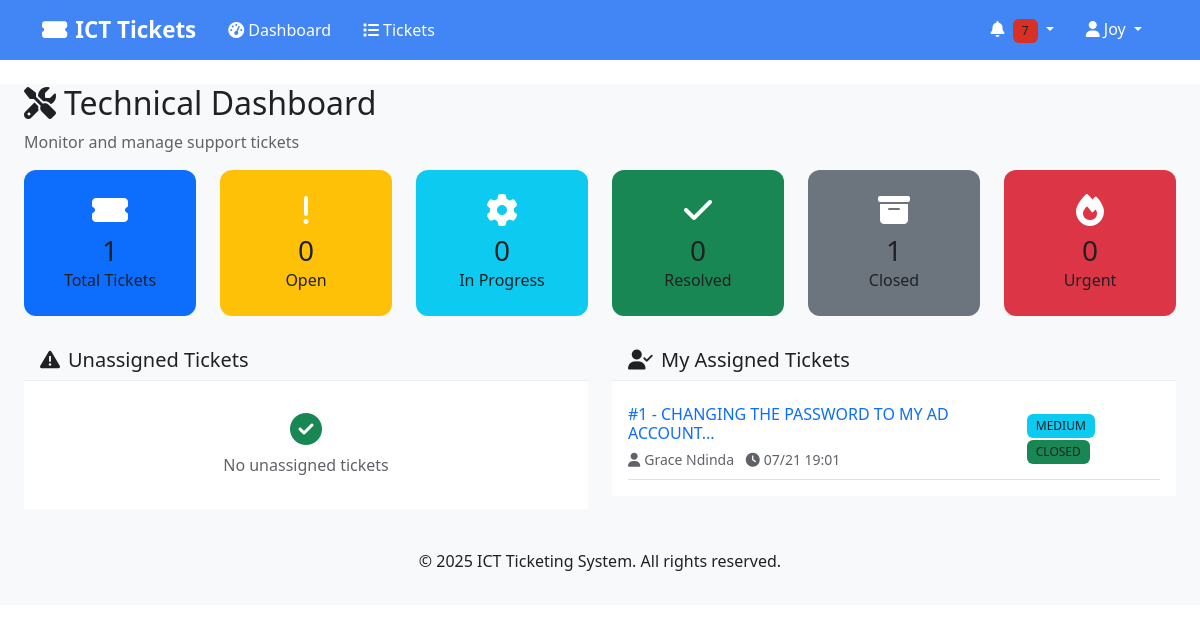
/dashboard (signed in), run on the app's committed database.
### models.py (models this page shows, shortened)
class User(UserMixin, db.Model):
    __tablename__ = 'users'
    id = db.Column(db.Integer, primary_key=True)
    username = db.Column(db.String(80), unique=True, nullable=False)
    email = db.Column(db.String(120), unique=True, nullable=False)
    phone = db.Column(db.String(20), nullable=True)
    password_hash = db.Column(db.String(256), nullable=False)
    first_name = db.Column(db.String(50), nullable=False)
    last_name = db.Column(db.String(50), nullable=False)
    role = db.Column(db.String(20), nullable=False)  # 'user', 'tech', 'admin'
    department_id = db.Column(db.Integer, db.ForeignKey('departments.id'), nullable=True)
    is_active = db.Column(db.Boolean, default=True)
    created_at = db.Column(db.DateTime, default=datetime.utcnow)
    updated_at = db.Column(db.DateTime, default=datetime.utcnow, onupdate=datetime.utcnow)
    department = db.relationship('Department', backref='users')
    created_tickets = db.relationship('Ticket', foreign_keys='Ticket.created_by_id', backref='creator')
    assigned_tickets = db.relationship('Ticket', foreign_keys='Ticket.assigned_to_id', backref='assignee')
    @property
    def full_name(self):
        return f"{self.first_name} {self.last_name}"

class Ticket(db.Model):
    __tablename__ = 'tickets'
    id = db.Column(db.Integer, primary_key=True)
    title = db.Column(db.String(200), nullable=False)
    description = db.Column(db.Text, nullable=False)
    priority = db.Column(db.String(10), nullable=False)  # 'URGENT', 'HIGH', 'MEDIUM', 'LOW'
    status = db.Column(db.String(20), default='OPEN')  # 'OPEN', 'IN_PROGRESS', 'RESOLVED', 'CLOSED'
    category = db.Column(db.String(50), nullable=True)
    created_by_id = db.Column(db.Integer, db.ForeignKey('users.id'), nullable=False)
    assigned_to_id = db.Column(db.Integer, db.ForeignKey('users.id'), nullable=True)
    created_at = db.Column(db.DateTime, default=datetime.utcnow)
    updated_at = db.Column(db.DateTime, default=datetime.utcnow, onupdate=datetime.utcnow)
    resolved_at = db.Column(db.DateTime, nullable=True)
    closed_at = db.Column(db.DateTime, nullable=True)
    comments = db.relationship('TicketComment', backref='ticket', cascade='all, delete-orphan')
    notifications = db.relationship('Notification', backref='ticket', cascade='all, delete-orphan')
    @property
    def priority_color(self):
        colors = {
            'URGENT': 'danger',
            'HIGH': 'warning',
            'MEDIUM': 'info',
            'LOW': 'success'
        }
        return colors.get(self.priority, 'secondary')
    @property
    def status_color(self):
        colors = {
            'OPEN': 'primary',
            'IN_PROGRESS': 'warning',
            'RESOLVED': 'info',
            'CLOSED': 'success'
        }
        return colors.get(self.status, 'secondary')

### routes.py (the view)
@app.route('/dashboard')
@login_required
def dashboard():
    stats = get_ticket_stats()
    if current_user.role == 'admin':
        recent_tickets = Ticket.query.order_by(Ticket.created_at.desc()).limit(5).all()
        unread_notifications = Notification.query.filter_by(user_id=current_user.id, is_read=False).count()
        return render_template('dashboard_admin.html',
                             stats=stats,
                             recent_tickets=recent_tickets,
                             unread_notifications=unread_notifications,
                             User=User, Ticket=Ticket, Department=Department)
    elif current_user.role == 'tech':
        my_tickets = Ticket.query.filter_by(assigned_to_id=current_user.id).all()
        unassigned_tickets = Ticket.query.filter_by(assigned_to_id=None, status='OPEN').all()
        unread_notifications = Notification.query.filter_by(user_id=current_user.id, is_read=False).count()
        return render_template('dashboard_tech.html',
                             stats=stats,
                             my_tickets=my_tickets,
                             unassigned_tickets=unassigned_tickets,
                             unread_notifications=unread_notifications)
    else:
        my_tickets = Ticket.query.filter_by(created_by_id=current_user.id).all()
        unread_notifications = Notification.query.filter_by(user_id=current_user.id, is_read=False).count()
        return render_template('dashboard_user.html',
                             my_tickets=my_tickets,
                             unread_notifications=unread_notifications)

### templates/dashboard_tech.html (shortened to what this page needs)
{% extends "base.html" %}
{% block content %}
<div class="container-fluid">
    <div class="row">
        <div class="col-12">
            <h2><i class="fas fa-tools me-2"></i>Technical Dashboard</h2>
            <p class="text-muted">Monitor and manage support tickets</p>
        </div>
    </div>
    <div class="row mb-4">
        <div class="col-lg-2 col-md-4 col-sm-6">
            <div class="card dashboard-card-total h-100 text-white rounded-3 p-3">
                <div class="card-body text-center">
                    <i class="fas fa-ticket-alt fs-2 mb-2"></i>
                    <h3 class="mb-0">{{ stats.total }}</h3>
                    <p class="mb-0">Total Tickets</p>
                </div>
            </div>
        </div>
        <div class="col-lg-2 col-md-4 col-sm-6">
            <div class="card dashboard-card-open h-100 text-white rounded-3 p-3">
                <div class="card-body text-center">
                    <i class="fas fa-exclamation fs-2 mb-2"></i>
                    <h3 class="mb-0">{{ stats.open }}</h3>
                    <p class="mb-0">Open</p>
                </div>
            </div>
        </div>
        <div class="col-lg-2 col-md-4 col-sm-6">
            <div class="card dashboard-card-inprogress h-100 text-white rounded-3 p-3">
                <div class="card-body text-center">
                    <i class="fas fa-cog fs-2 mb-2"></i>
                    <h3 class="mb-0">{{ stats.in_progress }}</h3>
                    <p class="mb-0">In Progress</p>
                </div>
            </div>
        </div>
        <div class="col-lg-2 col-md-4 col-sm-6">
            <div class="card dashboard-card-resolved h-100 text-white rounded-3 p-3">
                <div class="card-body text-center">
                    <i class="fas fa-check fs-2 mb-2"></i>
                    <h3 class="mb-0">{{ stats.resolved }}</h3>
                    <p class="mb-0">Resolved</p>
                </div>
            </div>
        </div>
        <div class="col-lg-2 col-md-4 col-sm-6">
            <div class="card dashboard-card-closed h-100 text-white rounded-3 p-3">
                <div class="card-body text-center">
                    <i class="fas fa-archive fs-2 mb-2"></i>
                    <h3 class="mb-0">{{ stats.closed }}</h3>
                    <p class="mb-0">Closed</p>
                </div>
            </div>
        </div>
        <div class="col-lg-2 col-md-4 col-sm-6">
            <div class="card dashboard-card-urgent h-100 text-white rounded-3 p-3">
                <div class="card-body text-center">
                    <i class="fas fa-fire fs-2 mb-2"></i>
                    <h3 class="mb-0">{{ stats.urgent }}</h3>
                    <p class="mb-0">Urgent</p>
                </div>
            </div>
        </div>
    </div>
    <div class="row">
        <div class="col-lg-6 mb-4">
            <div class="card">
                <div class="card-header bg-warning text-white">
                    <h5 class="mb-0"><i class="fas fa-exclamation-triangle me-2"></i>Unassigned Tickets</h5>
                </div>
                <div class="card-body">
                    {% if unassigned_tickets %}
                    {% for ticket in unassigned_tickets[:5] %}
                    <div class="d-flex justify-content-between align-items-center py-2 border-bottom">
                        <div class="flex-grow-1">
                            <h6 class="mb-1">
                                <a href="{{ url_for('view_ticket', ticket_id=ticket.id) }}" class="text-decoration-none">
                                    #{{ ticket.id }} - {{ ticket.title[:50] }}...
                                </a>
                            </h6>
                            <small class="text-muted">
                                <i class="fas fa-user me-1"></i>{{ ticket.creator.full_name }}
                                <i class="fas fa-clock ms-2 me-1"></i>{{ ticket.created_at.strftime('%m/%d %H:%M') }}
                            </small>
                        </div>
                        <div class="ms-3">
                            <span class="badge bg-{{ ticket.priority_color }} me-2">{{ ticket.priority }}</span>
                            <a href="{{ url_for('take_ticket', ticket_id=ticket.id) }}"
                               class="btn btn-sm btn-primary">Take</a>
                        </div>
                    </div>
                    {% endfor %}
                    {% if unassigned_tickets|length > 5 %}
                    <div class="text-center mt-3">
                        <a href="{{ url_for('list_tickets', status='OPEN') }}" class="btn btn-outline-primary">
                            View All ({{ unassigned_tickets|length }})
                        </a>
                    </div>
                    {% endif %}
                    {% else %}
                    <div class="text-center py-3">
                        <i class="fas fa-check-circle fs-2 text-success mb-2"></i>
                        <p class="text-muted mb-0">No unassigned tickets</p>
                    </div>
                    {% endif %}
                </div>
            </div>
        </div>
        <div class="col-lg-6 mb-4">
            <div class="card">
                <div class="card-header bg-info text-white">
                    <h5 class="mb-0"><i class="fas fa-user-check me-2"></i>My Assigned Tickets</h5>
                </div>
                <div class="card-body">
                    {% if my_tickets %}
                    {% for ticket in my_tickets[:5] %}
                    <div class="d-flex justify-content-between align-items-center py-2 border-bottom">
                        <div class="flex-grow-1">
                            <h6 class="mb-1">
                                <a href="{{ url_for('view_ticket', ticket_id=ticket.id) }}" class="text-decoration-none">
                                    #{{ ticket.id }} - {{ ticket.title[:50] }}...
                                </a>
                            </h6>
                            <small class="text-muted">
                                <i class="fas fa-user me-1"></i>{{ ticket.creator.full_name }}
                                <i class="fas fa-clock ms-2 me-1"></i>{{ ticket.created_at.strftime('%m/%d %H:%M') }}
                            </small>
                        </div>
                        <div class="ms-3">
                            <span class="badge bg-{{ ticket.priority_color }} me-2">{{ ticket.priority }}</span>
                            <span class="badge bg-{{ ticket.status_color }}">{{ ticket.status.replace('_', ' ') }}</span>
                        </div>
                    </div>
                    {% endfor %}
                    {% else %}
                    <div class="text-center py-3">
                        <i class="fas fa-inbox fs-2 text-muted mb-2"></i>
                        <p class="text-muted mb-0">No assigned tickets</p>
                    </div>
                    {% endif %}
                </div>
            </div>
        </div>
    </div>
</div>
{% endblock %}

### templates/base.html (shortened to what this page needs)
<!DOCTYPE html>
<html lang="en">
<head>
    <link href="https://cdn.jsdelivr.net/npm/bootstrap@5.3.0/dist/css/bootstrap.min.css" rel="stylesheet">
    <link href="https://cdnjs.cloudflare.com/ajax/libs/font-awesome/6.4.0/css/all.min.css" rel="stylesheet">
    <link href="{{ url_for('static', filename='css/style.css') }}" rel="stylesheet">
</head>
<body>
    <nav class="navbar navbar-expand-lg shadow-sm" style="background-color: #4285f4 !important;">
        <div class="container" style="background-color: #4285f4;">
            <a class="navbar-brand" href="{{ url_for('dashboard' if current_user.is_authenticated else 'index') }}" style="color: #ffffff !important; font-weight: 600;">
                <i class="fas fa-ticket-alt me-2"></i>ICT Tickets
            </a>
            {% if current_user.is_authenticated %}
            <div class="collapse navbar-collapse" id="navbarNav">
                <ul class="navbar-nav me-auto">
                    <li class="nav-item">
                        <a class="nav-link" href="{{ url_for('dashboard') }}" style="color: #ffffff !important; font-weight: 500;">
                            <i class="fas fa-tachometer-alt me-1"></i>Dashboard
                        </a>
                    </li>
                    <li class="nav-item">
                        <a class="nav-link" href="{{ url_for('list_tickets') }}" style="color: #ffffff !important; font-weight: 500;">
                            <i class="fas fa-list me-1"></i>Tickets
                        </a>
                    </li>
                </ul>
                <ul class="navbar-nav">
                    <li class="nav-item dropdown">
                        <a class="nav-link dropdown-toggle" href="#" role="button" data-bs-toggle="dropdown" style="color: #ffffff !important; font-weight: 500;">
                            <i class="fas fa-bell me-1"></i>
                            {% set unread_count = 0 %}
                            {% if current_user.notifications is defined and current_user.notifications %}
                                {% set unread_count = current_user.notifications|selectattr('is_read', 'equalto', False)|list|length %}
                            {% endif %}
                            {% if unread_count > 0 %}
                            <span class="badge bg-danger">{{ unread_count }}</span>
                            {% endif %}
                        </a>
                            {% set recent_notifications = [] %}
                            {% if current_user.notifications is defined and current_user.notifications %}
                                {% set recent_notifications = current_user.notifications[:5] %}
                            {% endif %}
                    </li>
                    <li class="nav-item dropdown">
                        <a class="nav-link dropdown-toggle" href="#" role="button" data-bs-toggle="dropdown" style="color: #ffffff !important; font-weight: 500;">
                            <i class="fas fa-user me-1"></i>{{ current_user.first_name }}
                        </a>
                    </li>
                </ul>
            </div>
            {% endif %}
        </div>
    </nav>
    <main class="container-fluid mt-4">
        {% block content %}{% endblock %}
    </main>
    <footer class="bg-light text-center text-muted py-3 mt-5">
        <div class="container">
            <p>&copy; 2025 ICT Ticketing System. All rights reserved.</p>
        </div>
    </footer>
</body>
</html>

### data on the page
User: first_name "Joy"
Ticket: id "1", title "CHANGING THE PASSWORD TO MY AD ACCOUNT", creator.full_name "Grace Ndinda", created_at "07/21 19:01", priority "MEDIUM", status.replace "CLOSED"

### other printed values
{{ unread_count }} "7"
{{ stats.total }} "1"
{{ stats.open }} "0"
{{ stats.in_progress }} "0"
{{ stats.resolved }} "0"
{{ stats.closed }} "1"
{{ stats.urgent }} "0"
